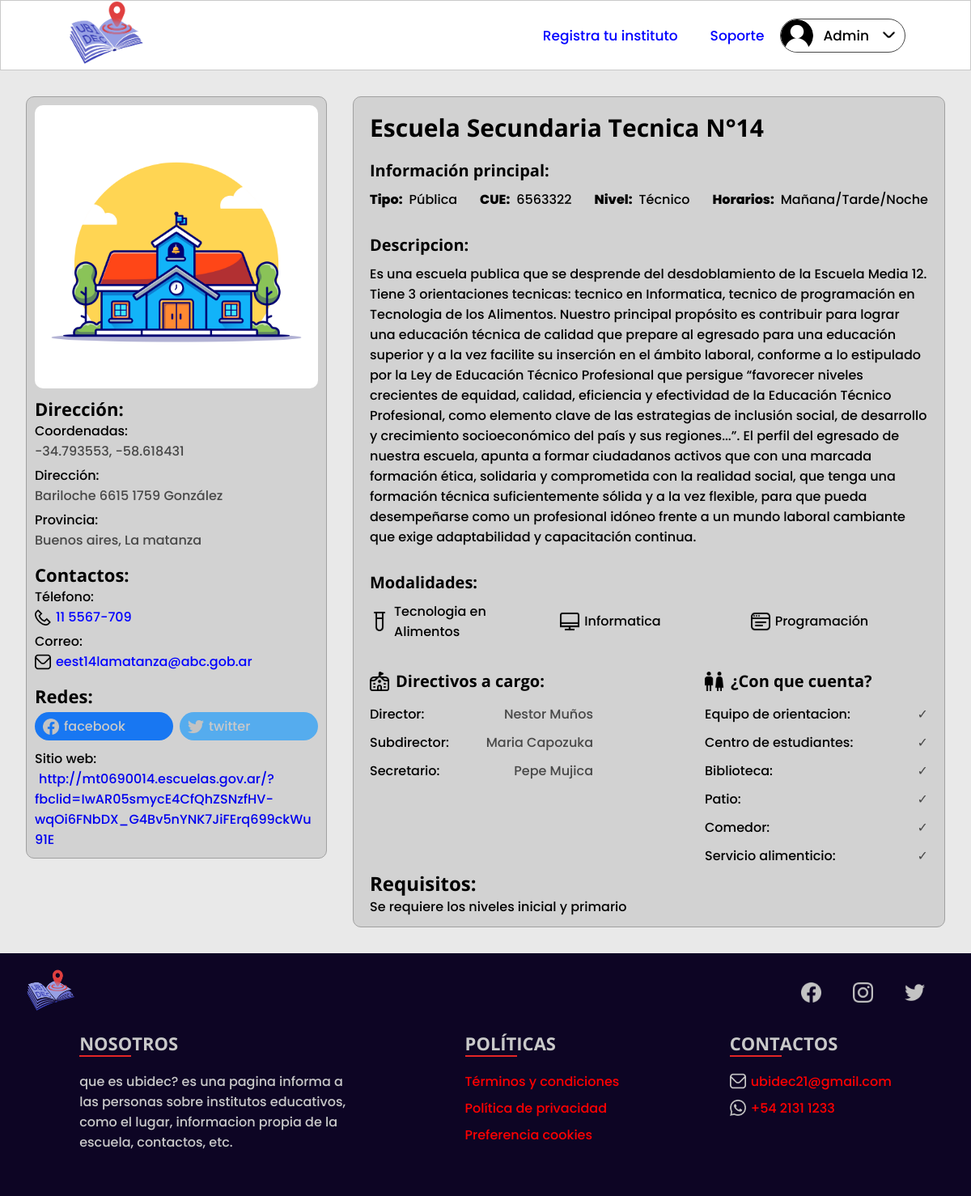
The page /institucion.php?id=1 (signed in) on the database its author committed.
### tables this page shows
CREATE TABLE `institutos` (
  `id` int(11) NOT NULL,
  `id_secretario` int(11) NOT NULL,
  `coordenadas` varchar(255) NOT NULL,
  `direccion` varchar(255) NOT NULL,
  `provincia` int(11) NOT NULL,
  `localidad` int(11) NOT NULL,
  `telefono` varchar(11) NOT NULL,
  `correo` varchar(255) NOT NULL,
  `pagina` varchar(1000) NOT NULL,
  `nom_instu` varchar(255) NOT NULL,
  `tipo` varchar(255) NOT NULL,
  `cue` int(11) NOT NULL,
  `niveles` varchar(255) NOT NULL,
  `horarios` varchar(255) NOT NULL,
  `descripcion` text NOT NULL,
  `director` varchar(255) NOT NULL,
  `subdirector` varchar(255) NOT NULL,
  `secretario` varchar(255) NOT NULL,
  `requisitos` text NOT NULL,
  `f_actualizacion` timestamp NOT NULL DEFAULT current_timestamp() ON UPDATE current_timestamp()
);

CREATE TABLE `provincias` (
  `id` int(11) NOT NULL,
  `provincia` varchar(255) NOT NULL
);

CREATE TABLE `localidades` (
  `id` int(11) NOT NULL,
  `localidad` varchar(255) NOT NULL
);

CREATE TABLE `redes` (
  `id` int(11) NOT NULL,
  `icon` varchar(255) NOT NULL,
  `tipo` varchar(20) NOT NULL,
  `link` varchar(255) NOT NULL,
  `color` varchar(255) NOT NULL,
  `id_institucion` int(11) NOT NULL
);

CREATE TABLE `modalidades` (
  `id` int(11) NOT NULL,
  `icon` varchar(9999) NOT NULL,
  `modalidad` varchar(255) NOT NULL
);

### institucion.php (the view, shortened to what this page needs)
<?php
include "sistem/conexion.php";
$user = $_SESSION['user'];
if (isset($_GET['id']) && !empty($_GET['id'])) {
    $institutoID = intval($_GET['id']);
    $sql = "SELECT institutos.id, provincias.provincia AS provi, institutos.provincia, localidades.localidad AS locas, institutos.localidad,
    coordenadas, direccion, telefono, correo, pagina,nom_instu, tipo, cue,niveles, horarios, descripcion, director, subdirector, secretario, requisitos FROM institutos
    INNER JOIN provincias ON provincias.id=institutos.provincia
    INNER JOIN localidades ON localidades.id=institutos.localidad
    WHERE institutos.id = $institutoID";
    $r = $con->query($sql);
    if ($r !== false && $r->num_rows > 0) {
        $instituto = $r->fetch_assoc();
        $provin = $instituto['provi'];
        $loca = $instituto['locas'];
        $sql_cuenta = "SELECT * FROM ins_cuenta WHERE id_institucion = $institutoID";
        $r_cuenta = $con->query($sql_cuenta);
        if ($r_cuenta !== false) {
            $cuenta = $r_cuenta->fetch_assoc();
        } else {
            error_log("Error en la consulta de cuentas: " . $con->error);
            header("location:index.php");
            exit;
        }
        $sql_modalidad = "SELECT modalidades.modalidad, modalidades.icon FROM modalidades
        INNER JOIN mod_insti ON modalidades.id = mod_insti.id_modalidad
        WHERE mod_insti.id_institucion = $institutoID";
        $r_modalidad = $con->query($sql_modalidad);
        if ($r_modalidad !== false) {
            $modalidad = [];
            while ($row = $r_modalidad->fetch_assoc()) {
                $modalidad[] = $row;
            }
        } else {
            error_log("Error en la consulta de modalidades: " . $con->error);
            header("location:index.php");
            exit;
        }
        $sql_redes = "SELECT redes.tipo, redes.link, redes.color, redes.icon FROM redes
        INNER JOIN institutos ON redes.id_institucion = institutos.id
        WHERE institutos.id = $institutoID";
        $r_redes = $con->query($sql_redes);
        if ($r_redes !== false) {
            $redes = [];
            while ($row = $r_redes->fetch_assoc()) {
                $redes[] = $row;
            }
        } else {
            error_log("Error en la consulta de redes sociales: " . $con->error);
            header("location:index.php");
            exit;
        }
    } else {
        header("location:index.php");
        exit;
    }
} else {
    header("location:index.php");
    exit;
}
?>
<!DOCTYPE html>
<html lang="en">
<head>
    <link rel="stylesheet" href="estilo/institucion.css">
</head>
<body>
    <div class="menu">
        <header class="menu-content">
            <a href="index.php"><img class="logo" src="icons/logo_ubidec _cheto.png" alt=""></a>
            <div class="support">
                <div class="support-items">
                    <a href="regisinstitucion.php">Registra tu instituto</a>
                    <a href="#">Soporte</a>
                </div>
                <div class="profile-dropdown">
                    <div class="profile-dropdown-btn" >
                        <div class="profile-img">
                            <img src="img/<?php echo $user['foto_perfil'];?>" alt="Foto de perfil">
                        </div>
                        <span><?php echo $user['name']; ?></span>
                        <img src="icons/flecha-abajo.png" alt="Expandir detalles de la cuenta">
                    </div>
                </div>
            </div>
        </div>
    <main class="contenido">
        <section class="info-general">
            <div class="info-colum1">
                <header class="photo-instituto">
                    <img src="img/escuela-reference.jpg" alt="">
                </header>
                <div class="direction">
                    <h2 style="font-size: 22px;">Dirección:</h2>
                    <div class="coordinate"><span>Coordenadas:</span><p><?php echo $instituto['coordenadas']; ?></p></div>
                    <div class="coordinate"><span>Dirección:</span><p><?php echo $instituto['direccion']; ?></p></div>
                    <div class="coordinate"><span>Provincia:</span><p><?php echo ''.$provin.', '.$loca.'' ?></p></div>
                </div>
                <div class="instituto-contact">
                    <h2 style="font-size: 22px;">Contactos:</h2>
                    <div class="contact"><span>Télefono:</span><a href="#"><img src="icons/telefono.png" alt=""><?php echo $instituto['telefono']; ?></a></div>
                    <div class="contact"><span>Correo:</span><a href="#"><img src="icons/correo.png" alt=""><?php echo $instituto['correo']; ?></a></div>
                </div>
                <div class="instituto-redes">
                <?php if (!empty($redes)) : ?>
                    <h2 style="font-size: 22px; margin-bottom: 5px;">Redes:</h2>
                    <div class="redes">
                        <?php foreach ($redes as $red) : ?>
                            <a href="<?php echo $red['link']; ?>" style="<?php echo $red['color']; ?>;" target="_blank">
                                <img src="<?php echo $red['icon']; ?>" alt=""><?php echo $red['tipo']; ?>
                            </a>
                        <?php endforeach; ?>
                    </div>
                    <?php endif; ?>
                    <?php if (!empty($instituto['pagina'])) : ?>
                        <div class="pagina"><span>Sitio web:</span><a href="<?php echo $instituto['pagina']; ?>" target="_blank"><?php echo $instituto['pagina']; ?></a></div>
                    <?php endif; ?>
                </div>
            </div>
        </section>
        <section class="info-principal">
            <div class="info-colum2">
                <header class="title-instituto">
                    <h1><?php echo $instituto['nom_instu']; ?></h1>
                </header>
                <div class="featured-info">
                    <h2>Información principal:</h2>
                    <div class="data-school">
                        <div class="data"><span>Tipo:</span><p><?php echo $instituto['tipo']; ?></p></div>
                        <div class="data"><span>CUE:</span><p><?php echo $instituto['cue']; ?></p></div>
                        <div class="data"><span>Nivel:</span><p><?php echo $instituto['niveles']; ?></p></div>
                        <div class="data"><span>Horarios:</span><p><?php echo $instituto['horarios']; ?></p></div>
                    </div>
                </div>
                <div class="description">
                        <h2>Descripcion:</h2>
                    <div class="description-instituto">
                        <p>
                            <?php echo $instituto['descripcion']; ?>
                        </p>
                    </div>
                </div>
                    <?php if (!empty($modalidad)) : ?>
                    <div class="category">
                     <h2>Modalidades:</h2>
                        <div class="degree-instituto">
                            <?php foreach ($modalidad as $modalidaditem) : ?>
                            <div class="degree">
                                <img src="<?php echo $modalidaditem['icon']; ?>" alt="">
                                <p><?php echo $modalidaditem['modalidad']; ?></p>
                            </div>
                            <?php endforeach; ?>
                        </div>
                    </div>
                    <?php endif; ?>
                <div class="characteristics">
                    <div class="structure">
                        <div class="title-structure"><img src="icons/colegio.png" alt=""><h2>Directivos a cargo:</h2></div>
                        <ul class="colum-info">
                            <li class="info-structure"><span>Director:</span><p><?php echo $instituto['director']; ?></p></li>
                            <li class="info-structure"><span>Subdirector:</span><p><?php echo $instituto['subdirector']; ?></p></li>
                            <li class="info-structure"><span>Secretario:</span><p><?php echo $instituto['secretario']; ?></p></li>
                        </ul>
                    </div>
                    <div class="additional">
                        <div class="title-additional"><img src="icons/personas.png" alt=""><h2>¿Con que cuenta?</h2></div>
                        <ul class="colum-info2">
                            <li class="info-additional"><span>Equipo de orientacion:</span><p><?php echo ($cuenta['eq_orientacion'] == 1) ? '✓' : '✗'; ?></p></li>
                            <li class="info-additional"><span>Centro de estudiantes:</span><p><?php echo ($cuenta['centro_es'] == 1) ? '✓' : '✗'; ?></p></li>
                            <li class="info-additional"><span>Biblioteca:</span><p><?php echo ($cuenta['biblioteca'] == 1) ? '✓' : '✗'; ?></p></li>
                            <li class="info-additional"><span>Patio:</span><p><?php echo ($cuenta['patio'] == 1) ? '✓' : '✘'; ?></p></li>
                            <li class="info-additional"><span>Comedor:</span><p><?php echo ($cuenta['comedor'] == 1) ? '✓' : '✗'; ?></p></li>
                            <li class="info-additional"><span>Servicio alimenticio:</span><p><?php echo ($cuenta['sr_alimen'] == 1) ? '✓' : '✗'; ?></p></li>
                        </ul>
                    </div>
                </div>
                <div class="requeriments">
                        <h2>Requisitos:</h2>
                    <div class="content-requeriments">
                        <div class="info-requeriments"><span><?php echo $instituto['requisitos']; ?></span></div>
                    </div>
                </div>
            </div>
        </section>
    </main>
    <footer class="menu-down">
    <header class="fcabezera">
                <div class="flogo">
                    <img src="icons/logo_ubidec _cheto.png" alt="">
                </div>
                <div class="redes">
                    <a href="#" class="ficons"><img src="icons/facebook.png" alt=""></a>
                    <a href="https://www.instagram.com/ubidec_2023/?igshid=NTc4MTIwNjQ2YQ%3D%3D" target="_blank" id="insta" class="ficons"><img src="icons/instagram.png" alt=""></a>
                    <a href="#" class="ficons"><img src="icons/twitter.png" alt=""></a>
                </div>
            </header>
        <section class="footer">
            <div class="footer-links" style="width: 340px;">
                <h2>NOSOTROS</h2>
                    <span>que es ubidec? es una pagina informa a las personas sobre institutos educativos, como el lugar, informacion propia de la escuela, contactos, etc.</span>
            </div>
            <div class="footer-links">
                <h2>POLÍTICAS</h2>
                <li><a href="#">Términos y condiciones</a></li>
                <li><a href="#">Política de privacidad</a></li>
                <li><a href="#">Preferencia cookies</a></li>
            </div>
            <div class="footer-links">
                <h2>CONTACTOS</h2>
                <li><a href="#"><img src="icons/correofalse.png" alt=""> ubidec21@gmail.com</a></li>
                <li><a href="#"><img src="icons/whatsapp.png" alt=""> +54 2131 1233</a></li>
            </div>
        </section>
    </footer>
</body>
</html>

### rows shown on the page
institutos: coordenadas "-34.793553, -58.618431", direccion "Bariloche 6615 1759 González", provincias.provincia "Buenos aires", localidades.localidad "La matanza", telefono "11 5567-709", correo "eest14lamatanza@abc.gob.ar", pagina "http://mt0690014.escuelas.gov.ar/?fbclid=IwAR05smycE4CfQhZSNzfHV-wqOi6FNbDX_G4Bv5nYNK7JiFErq699ckWu91E", nom_instu "Escuela Secundaria Tecnica N°14", tipo "Pública", cue "6563322", niveles "Técnico", horarios "Mañana/Tarde/Noche", descripcion "Es una escuela publica que se desprende del desdoblamiento de la Escuela Media 12. Tiene 3 orientaciones tecnicas: tecnico en Informatica, tecnico de programación en Tecnologia de los Alimentos. Nuestro principal propósito es contribuir para lograr una educación técnica de calidad que prepare al egresado para una educación superior y a la vez facilite su inserción en el ámbito laboral, conforme a lo estipulado por la Ley de Educación Técnico Profesional que persigue “favorecer niveles crecientes de equidad, calidad, eficiencia y efectividad de la Educación Técnico Profesional, como elemento clave de las estrategias de inclusión social, de desarrollo y crecimiento socioeconómico del país y…", director "Nestor Muños", subdirector "Maria Capozuka", secretario "Pepe Mujica", requisitos "Se requiere los niveles inicial y primario"
redes: icon (picture), tipo "facebook"
redes: icon (picture), tipo "twitter"
modalidades: icon (picture), modalidad "Tecnologia en Alimentos"
modalidades: icon (picture), modalidad "Informatica"
modalidades: icon (picture), modalidad "Programación"

### other values the page prints
$user['name'] "Admin"
